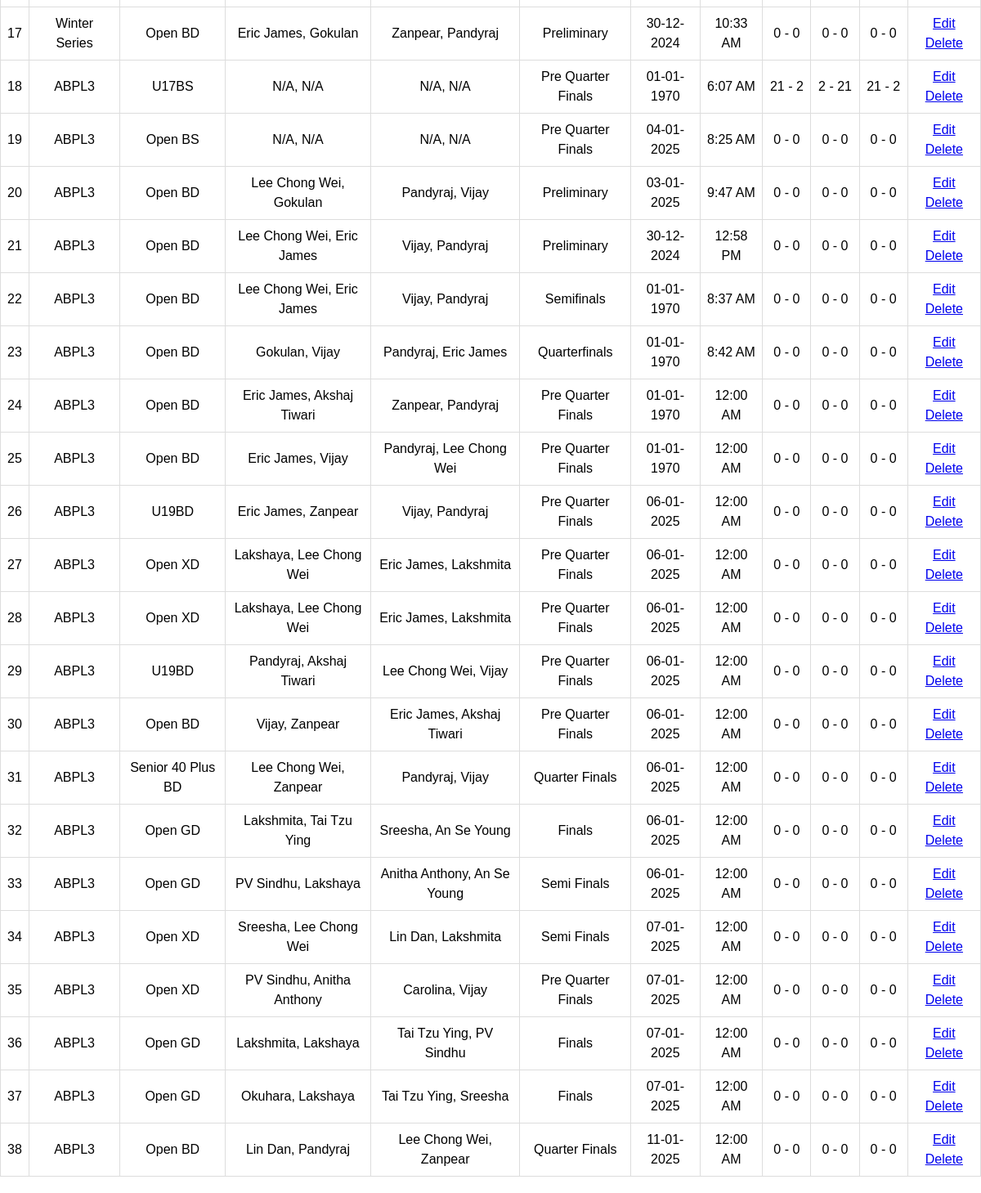
Page /matches_doubles.php (signed in, lower part) on the earlier database version.
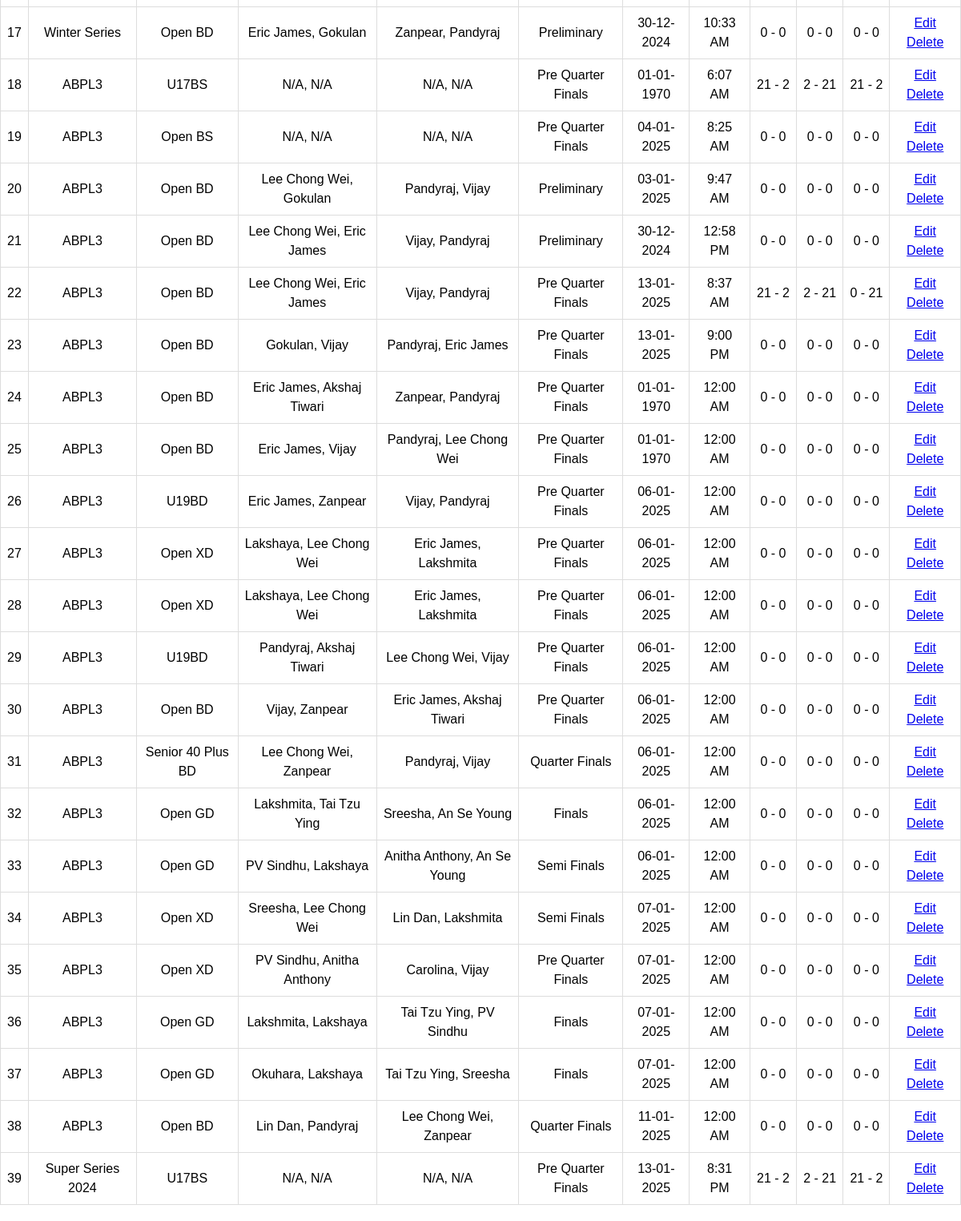
Same page on the later database version.
### tables this page shows
CREATE TABLE `matches` (
  `id` int(11) NOT NULL,
  `tournament_id` int(11) NOT NULL,
  `category_id` int(11) NOT NULL,
  `pool` enum('A','B') DEFAULT NULL,
  `player1_id` int(11) DEFAULT NULL,
  `player2_id` int(11) DEFAULT NULL,
  `pre_quarter` tinyint(1) DEFAULT 0,
  `quarter` tinyint(1) DEFAULT 0,
  `semi` tinyint(1) DEFAULT 0,
  `final` tinyint(1) DEFAULT 0,
  `set1_player1_points` int(11) DEFAULT 0,
  `set1_player2_points` int(11) DEFAULT 0,
  `set2_player1_points` int(11) DEFAULT 0,
  `set2_player2_points` int(11) DEFAULT 0,
  `set3_player1_points` int(11) DEFAULT 0,
  `set3_player2_points` int(11) DEFAULT 0,
  `created_by` int(11) DEFAULT NULL,
  `stage` varchar(22) NOT NULL,
  `match_date` date DEFAULT NULL,
  `match_time` varchar(255) NOT NULL,
  `date` date DEFAULT NULL,
  `team1_player1_id` int(11) NOT NULL DEFAULT 0,
  `team1_player2_id` int(11) NOT NULL DEFAULT 0,
  `team2_player1_id` int(11) DEFAULT 0,
  `team2_player2_id` int(11) DEFAULT 0,
  `set1_team1_points` int(11) NOT NULL DEFAULT 0,
  `set1_team2_points` int(11) DEFAULT 0,
  `set2_team1_points` int(11) DEFAULT 0,
  `set2_team2_points` int(11) DEFAULT 0,
  `set3_team1_points` int(11) DEFAULT 0,
  `set3_team2_points` int(11) DEFAULT 0,
  `player3_id` int(11) DEFAULT NULL,
  `player4_id` int(11) DEFAULT NULL,
  `deleted_at` datetime DEFAULT NULL
);

CREATE TABLE `tournaments` (
  `id` int(11) NOT NULL,
  `name` varchar(255) NOT NULL,
  `created_by` int(11) DEFAULT NULL,
  `year` int(11) NOT NULL DEFAULT year(curdate()),
  `moderated_by` int(11) DEFAULT NULL
);

CREATE TABLE `categories` (
  `id` int(11) NOT NULL,
  `name` varchar(255) NOT NULL,
  `created_by` int(11) NOT NULL,
  `age_group` varchar(255) DEFAULT NULL,
  `sex` varchar(10) DEFAULT NULL,
  `type` enum('singles','doubles','mixed doubles') DEFAULT 'singles',
  `tournament_id` int(11) NOT NULL
);

CREATE TABLE `players` (
  `id` int(11) NOT NULL,
  `name` varchar(255) NOT NULL,
  `dob` date NOT NULL,
  `age` int(11) NOT NULL,
  `base_price` decimal(10,2) NOT NULL DEFAULT 0.00,
  `sex` enum('M','F') NOT NULL,
  `uid` varchar(100) NOT NULL,
  `created_by` int(11) DEFAULT NULL,
  `updated_at` timestamp NULL DEFAULT current_timestamp() ON UPDATE current_timestamp(),
  `category_id` int(11) DEFAULT 1,
  `auction_status` enum('not_started','ongoing','completed') DEFAULT 'not_started',
  `bid_start_time` datetime DEFAULT NULL,
  `bid_end_time` datetime DEFAULT NULL,
  `bidding_status` enum('active','closed') DEFAULT 'closed',
  `max_bid_price` decimal(10,2) DEFAULT NULL
);

### matches_doubles.php (the view, shortened to what this page needs)
<?php
include 'header.php';
require 'auth.php';
$query = "
    SELECT m.id, t.name AS tournament_name, c.name AS category_name,
           p1.name AS team1_player1_name, p2.name AS team1_player2_name,
           p3.name AS team2_player1_name, p4.name AS team2_player2_name,
           m.stage, m.match_date, m.match_time,
           m.set1_player1_points, m.set1_player2_points,
           m.set2_player1_points, m.set2_player2_points,
           m.set3_player1_points, m.set3_player2_points
    FROM matches m
    LEFT JOIN tournaments t ON m.tournament_id = t.id
    LEFT JOIN categories c ON m.category_id = c.id
    LEFT JOIN players p1 ON m.team1_player1_id = p1.id
    LEFT JOIN players p2 ON m.team1_player2_id = p2.id
    LEFT JOIN players p3 ON m.team2_player1_id = p3.id
    LEFT JOIN players p4 ON m.team2_player2_id = p4.id
";
$stmt = $conn->prepare($query);
$stmt->execute();
$result = $stmt->get_result();
?>
<!DOCTYPE html>
<html lang="en">
<head>
    <link rel="stylesheet" href="style-table.css">
</head>
<body>
    <div class="container">
        <table>
            <tbody>
                <?php while ($row = $result->fetch_assoc()): ?>
                    <tr>
                        <td><?= htmlspecialchars($row['id']) ?></td>
                        <td><?= htmlspecialchars($row['tournament_name'] ?? 'N/A') ?></td>
                        <td><?= htmlspecialchars($row['category_name'] ?? 'N/A') ?></td>
                        <td>
                            <?= htmlspecialchars($row['team1_player1_name'] ?? 'N/A') ?>,
                            <?= htmlspecialchars($row['team1_player2_name'] ?? 'N/A') ?>
                        </td>
                        <td>
                            <?= htmlspecialchars($row['team2_player1_name'] ?? 'N/A') ?>,
                            <?= htmlspecialchars($row['team2_player2_name'] ?? 'N/A') ?>
                        </td>
                        <td><?= htmlspecialchars($row['stage'] ?? 'N/A') ?></td>
                        <td><?= htmlspecialchars(date('d-m-Y', strtotime($row['match_date'] ?? ''))) ?></td>
                        <td><?= htmlspecialchars(date('g:i A', strtotime($row['match_time'] ?? ''))) ?></td>
                        <td><?= htmlspecialchars($row['set1_player1_points'] ?? '0') ?> - <?= htmlspecialchars($row['set1_player2_points'] ?? '0') ?></td>
                        <td><?= htmlspecialchars($row['set2_player1_points'] ?? '0') ?> - <?= htmlspecialchars($row['set2_player2_points'] ?? '0') ?></td>
                        <td><?= htmlspecialchars($row['set3_player1_points'] ?? '0') ?> - <?= htmlspecialchars($row['set3_player2_points'] ?? '0') ?></td>
                        <td>
                            <a href="edit_match.php?id=<?= htmlspecialchars($row['id']) ?>" class="btn-edit">Edit</a>
                            <a href="delete_match.php?id=<?= htmlspecialchars($row['id']) ?>" class="btn-delete" onclick="return confirm('Are you sure you want to delete this match?')">Delete</a>
                        </td>
                    </tr>
                <?php endwhile; ?>
            </tbody>
        </table>
    </div>
</body>
</html>

Differences in the rows shown:
changed matches "8:37 AM": stage "Semifinals" → "Pre Quarter Finals"; match_date "01-01-1970" → "13-01-2025"; set1_player1_points "0" → "21"; set1_player2_points "0" → "2"; set2_player1_points "0" → "2"; set2_player2_points "0" → "21"; set3_player2_points "0" → "21"
changed matches id 23: stage "Quarterfinals" → "Pre Quarter Finals"; match_date "01-01-1970" → "13-01-2025"; match_time "8:42 AM" → "9:00 PM"
added matches: id "39", tournament.name "Super Series 2024", category.name "U17BS", team1_player1_name "N/A", team1_player2_name "N/A", team2_player1_name "N/A", team2_player2_name "N/A", stage "Pre Quarter Finals", match_date "13-01-2025", match_time "8:31 PM", set1_player1_points "21", set1_player2_points "2", set2_player1_points "2", set2_player2_points "21", set3_player1_points "21", set3_player2_points "2"
